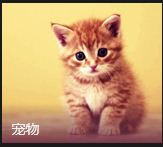
//> input picture feature2d/image/object1.JPG, 163 x 147 px
$ ./源 ../image/object1.JPG ../image/object2.JPG   (built with g++ and OpenCV 4)
//> lines starting //> are read from the running program, lines starting //| are printed output that depends on the picture
/*
 * @file SURF_FlannMatcher
 * @brief SURF detector + descriptor + FLANN Matcher
 * @author A. Huaman
 */

#include <stdio.h>
#include <iostream>
#include <stdio.h>
#include <iostream>
#include "opencv2/core.hpp"
#include "opencv2/features2d.hpp"
#include "opencv2/imgcodecs.hpp"
#include "opencv2/highgui.hpp"
#include "opencv2/xfeatures2d.hpp"

using namespace std;
using namespace cv;
using namespace cv::xfeatures2d;

void readme();

/*
 * @function main
 * @brief Main function
 */
int main( int argc, char** argv )
{
  if( argc != 3 )
  { readme(); return -1; }

  Mat img_1 = imread( argv[1], IMREAD_GRAYSCALE );
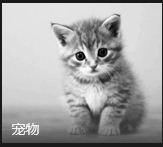
//> img_1: 147 rows x 163 cols, CV_8UC1; min 0, max 255, mean 164.6
  Mat img_2 = imread( argv[2], IMREAD_GRAYSCALE );
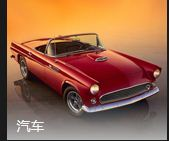
//> input picture feature2d/image/object2.JPG, 169 x 141 px
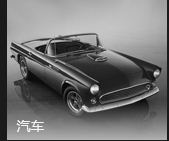
//> img_2: 141 rows x 169 cols, CV_8UC1; min 0, max 255, mean 116

  if( !img_1.data || !img_2.data )
  { std::cout<< " --(!) Error reading images " << std::endl; return -1; }

  //-- Step 1: Detect the keypoints using SURF Detector
  int minHessian = 400;

//> (the run ends here: the program stops with an error, at `Ptr<SurfFeatureDetector> detector = SURF::create(minHessian);`)
